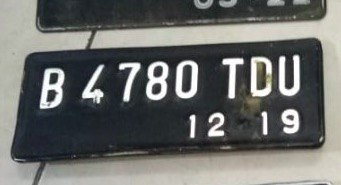
#> input picture plat-no.jpeg, 341 x 185 px
$ python tugas1-1.py
#> lines starting #> are read from the running program, lines starting #| are printed output that depends on the picture; after the words box and inside, x2 and y2 are one past the last pixel; in counts of white or black regions, pixels touching at a corner belong together
import cv2
import numpy as np

img = cv2.imread('plat-no.jpeg')
#> img is the input picture: shape (185, 341, 3); mean B, G, R 106.5, 108.9, 107.6

gray = cv2.cvtColor(img, cv2.COLOR_BGR2GRAY)
gray = 255 - gray
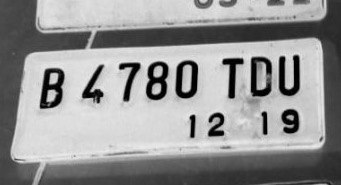
#> gray: shape (185, 341); min 0, max 238, mean 146.8
thresh = cv2.threshold(gray, 0, 255, cv2.THRESH_BINARY)[1]
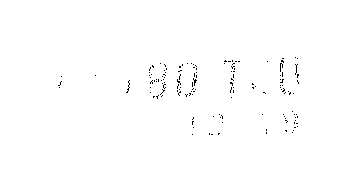
#> thresh: shape (185, 341); 99.4% white; black in thin lines or dots, all inside (x1, y1, x2, y2) = (58, 57, 299, 135)

kernel = np.ones((3,3),np.uint8)
mask = cv2.morphologyEx(thresh, cv2.MORPH_CLOSE, kernel)
#> mask: shape (185, 341); every value is 255
mask = cv2.morphologyEx(mask, cv2.MORPH_OPEN, kernel)

contours = cv2.findContours(mask, cv2.RETR_EXTERNAL, cv2.CHAIN_APPROX_SIMPLE)
#> contours = 1 contour; box (x1, y1, x2, y2) and area: (0, 0, 341, 185) 62560
contours = contours[0] if len(contours) == 2 else contours[1]
#> contours = [[[0, 0], [0, 184], [340, 184], [340, 0]]]
cntr = contours[0]
#> cntr = [[0, 0], [0, 184], [340, 184], [340, 0]]
x,y,w,h = cv2.boundingRect(cntr)
#> x = 0; y = 0; w = 341; h = 185

# make background transparent by placing the mask into the alpha channel
new_img = cv2.cvtColor(img, cv2.COLOR_BGR2BGRA)
new_img[:, :, 3] = mask

# then crop it to bounding rectangle
crop = new_img[y:y+h, x:x+w]
cv2.imshow("THRESH", thresh)
cv2.imshow("MASK", mask)
cv2.imshow("CROP", crop)
cv2.waitKey(0)
cv2.destroyAllWindows()

$ run again, with photo1.jpeg copied over plat-no.jpeg
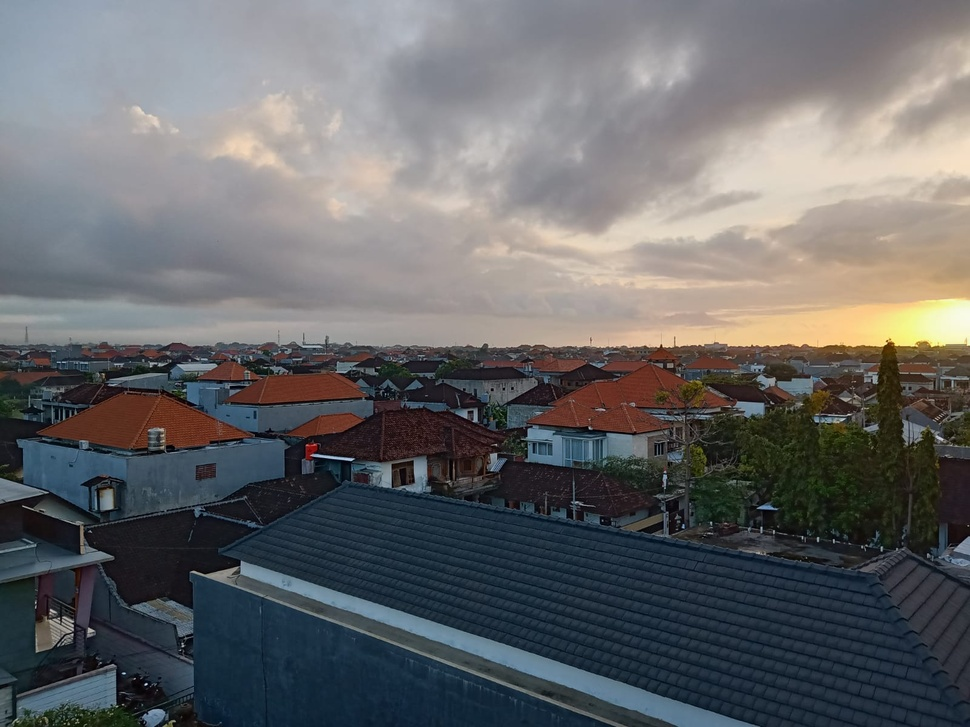
#> input picture photo1.jpeg, 970 x 727 px, shrunk from 1600 x 1200 before the run
#> img is the input picture: shape (727, 970, 3); mean B, G, R 105.3, 103.7, 103
#> `gray = cv2.cvtColor(img, cv2.COLOR_BGR2GRAY)`:
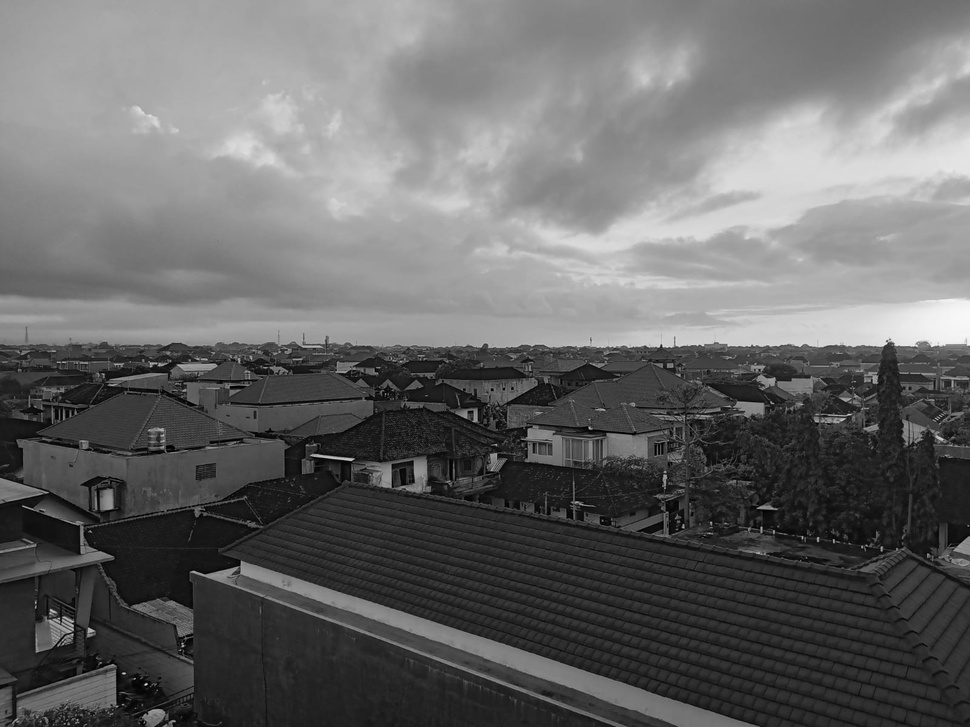
#> gray: shape (727, 970); min 0, max 248, mean 103.6
#> `gray = 255 - gray`:
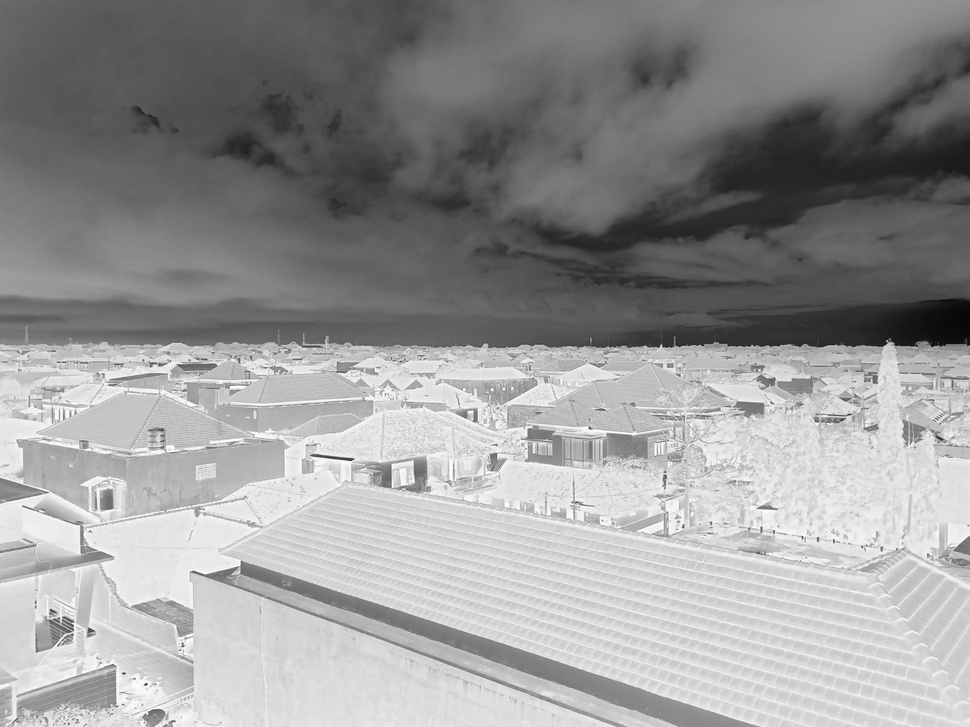
#> gray: shape (727, 970); min 7, max 255, mean 151.4
#> thresh: shape (727, 970); every value is 255
#> `contours = cv2.findContours(mask, cv2.RETR_EXTERNAL, cv2.CHAIN_APPROX_..`: contours = 1 contour; box (x1, y1, x2, y2) and area: (0, 0, 970, 727) 703494
#> `contours = contours[0] if len(contours) == 2 else contours[1]`: contours = [[[0, 0], [0, 726], [969, 726], [969, 0]]]
#> cntr = [[0, 0], [0, 726], [969, 726], [969, 0]]
#> x = 0; w = 970; h = 727

$ run again, with photo3.jpeg copied over plat-no.jpeg
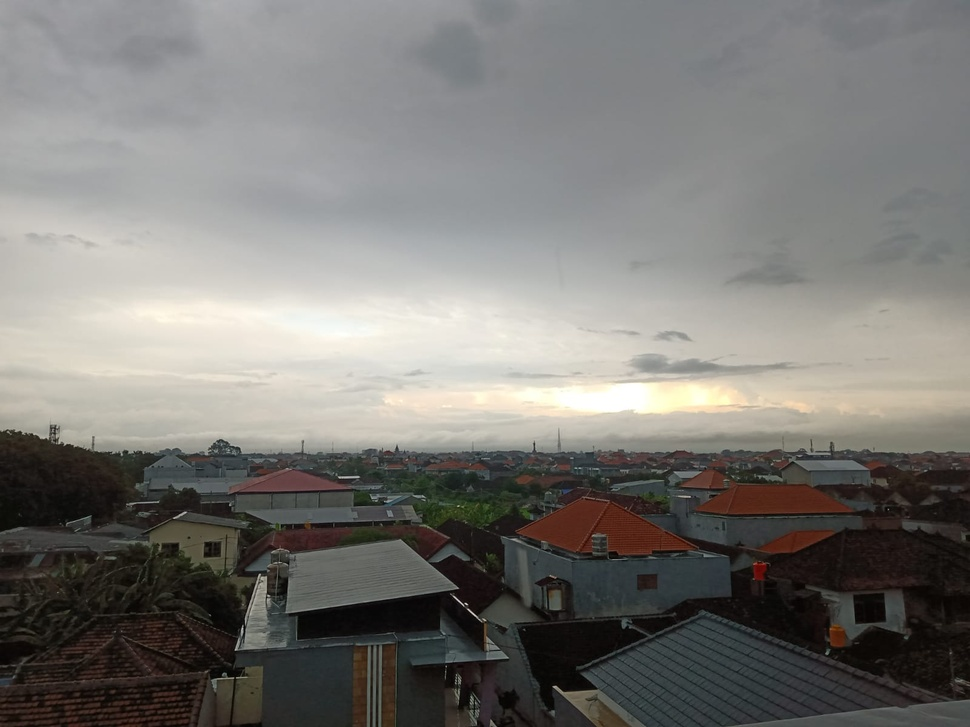
#> input picture photo3.jpeg, 970 x 727 px, shrunk from 1600 x 1200 before the run
#> img is the input picture: shape (727, 970, 3); mean B, G, R 117.4, 120.9, 122.6
#> `thresh = cv2.threshold(gray, 0, 255, cv2.THRESH_BINARY)[1]`:
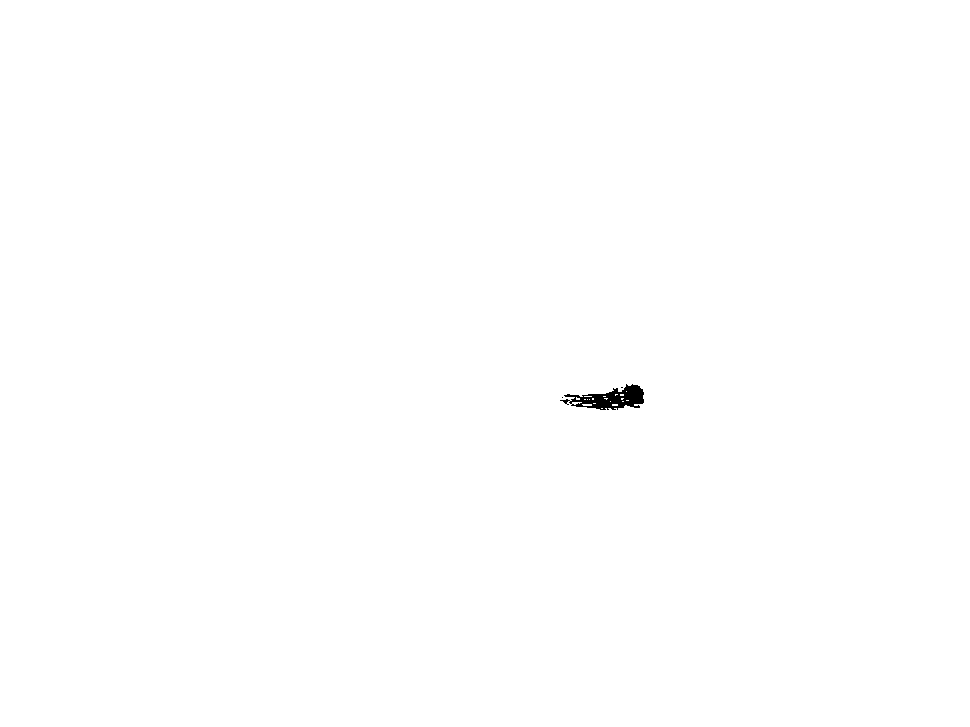
#> thresh: shape (727, 970); 99.8% white; 3 black regions (2 under 20 px), largest, box (x1, y1, x2, y2) and area: (560, 384, 644, 410) 1087
#> `contours = cv2.findContours(mask, cv2.RETR_EXTERNAL, cv2.CHAIN_APPROX_..`: contours = 1 contour; box (x1, y1, x2, y2) and area: (0, 0, 970, 727) 703494
#> `contours = contours[0] if len(contours) == 2 else contours[1]`: contours = [[[0, 0], [0, 726], [969, 726], [969, 0]]]
#> cntr = [[0, 0], [0, 726], [969, 726], [969, 0]]
#> x = 0; w = 970; h = 727
#> `new_img[:, :, 3] = mask`:
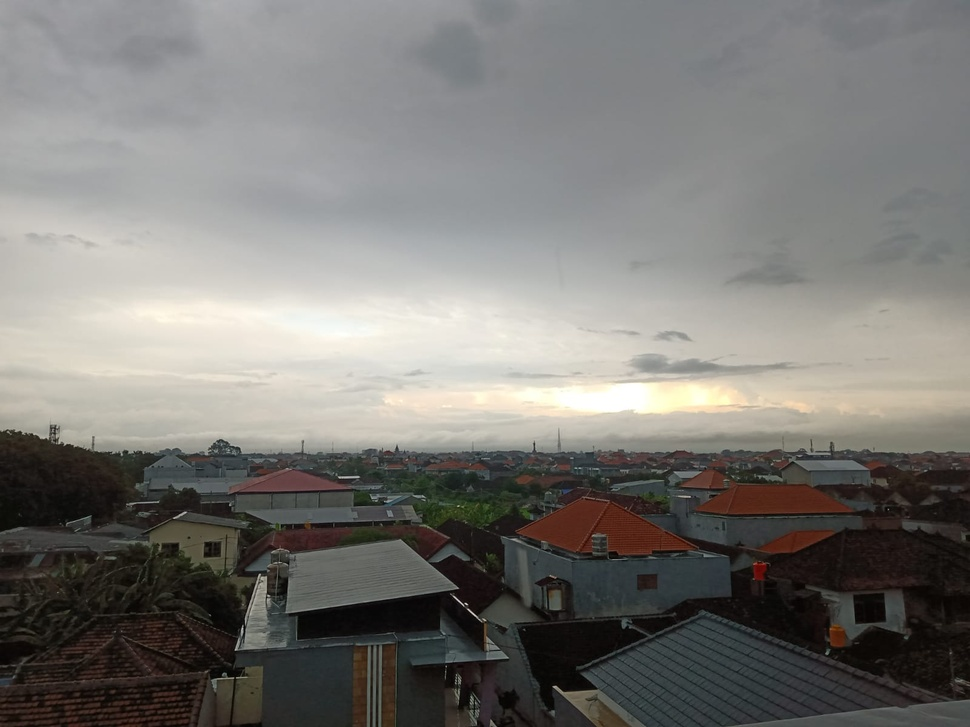
#> new_img: shape (727, 970, 4); mean B, G, R, A 117.4, 120.9, 122.6, 254.7
